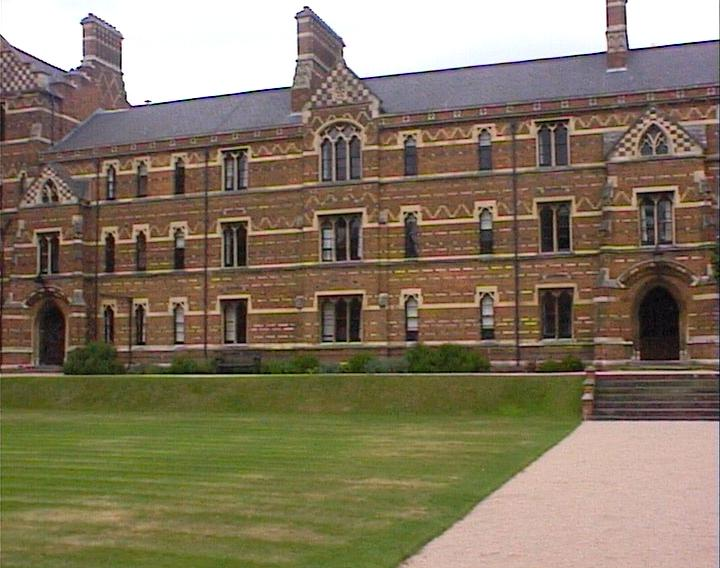
%> input picture src_MATLAB/keble_a.jpg, 720 x 568 px
$ octave --eval "result = pgr_detect_H_m(rgb2gray(imread('keble_a.jpg')));"   (GNU Octave 9; MATLAB toolbox functions it lacks are replaced by stand-ins)
%> lines starting %> are read from the running program, lines starting %| are printed output that depends on the picture; in (x1, y1, x2, y2) boxes, pixels count from 0 and x2, y2 are one past the last pixel; in counts of white or black regions, pixels touching at a corner belong together; the program's own positions count from 1
%%programme pour le detecteur de Harris
function Harris = pgr_detect_H_m(im)

[h,w] = size(im);
%> h = 568; w = 720

[Ix, Iy] = gradient(double(im));
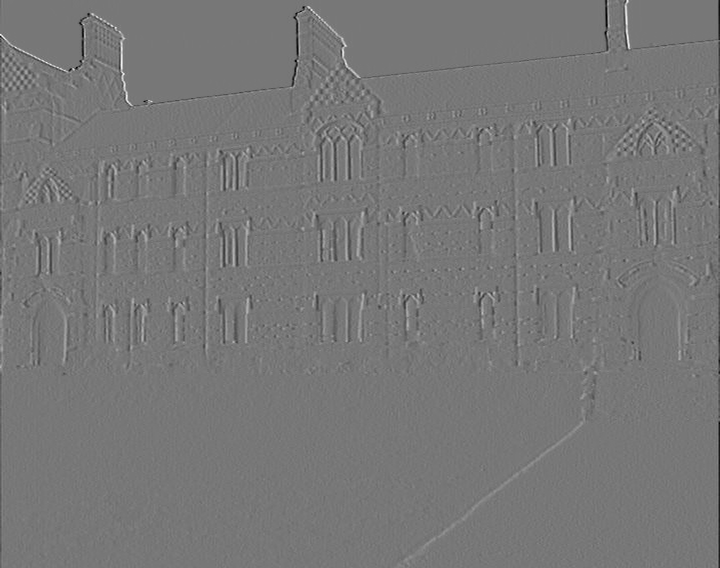
%> Ix: size 568x720 double; min -122, max 138, mean -0.1; drawn with min black and max white
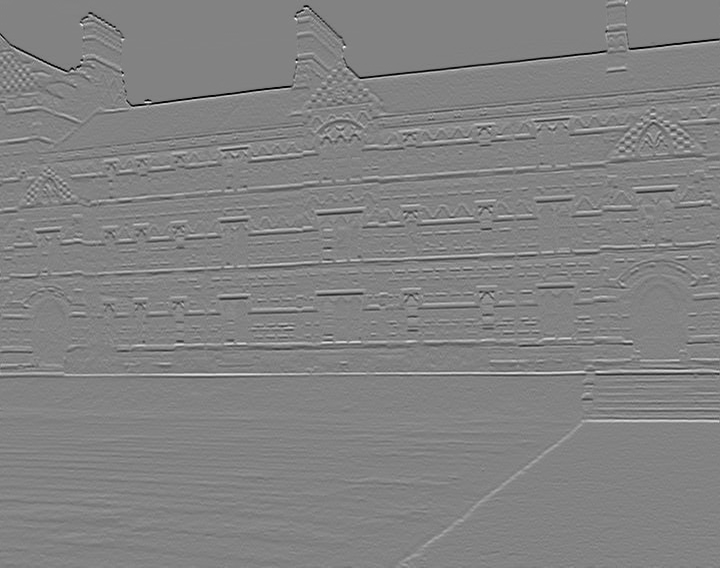
%> Iy: size 568x720 double; min -127, max 120.5, mean -0.2; drawn with min black and max white

%sigma pour la gaussienne : exp( -x²+y²/2sigma² ) qui filtre les gradient
%pour diminuer l'influence du bruit
sigma = 2;

W = fspecial('gaussian', 10, sigma); %filtre gaussien
A = conv2(Ix.^2, W, 'same');
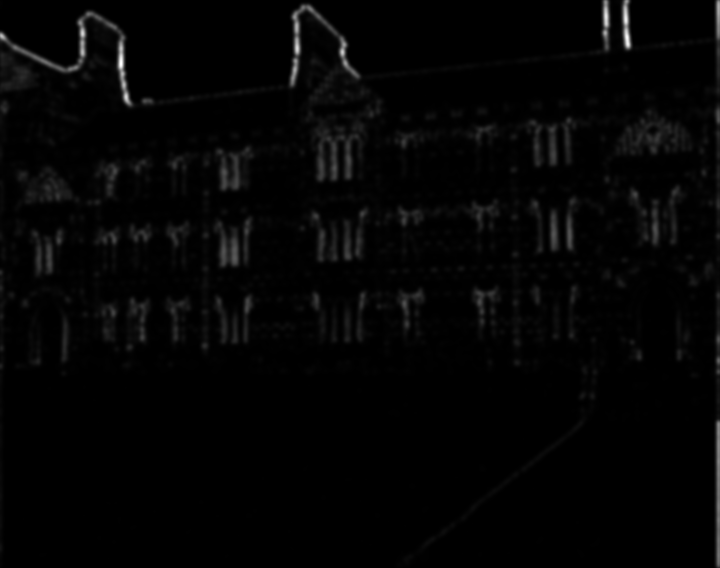
%> A: size 568x720 double; min 0, max 4296, mean 79.4; drawn with min black and max white
B = conv2(Iy.^2, W, 'same');
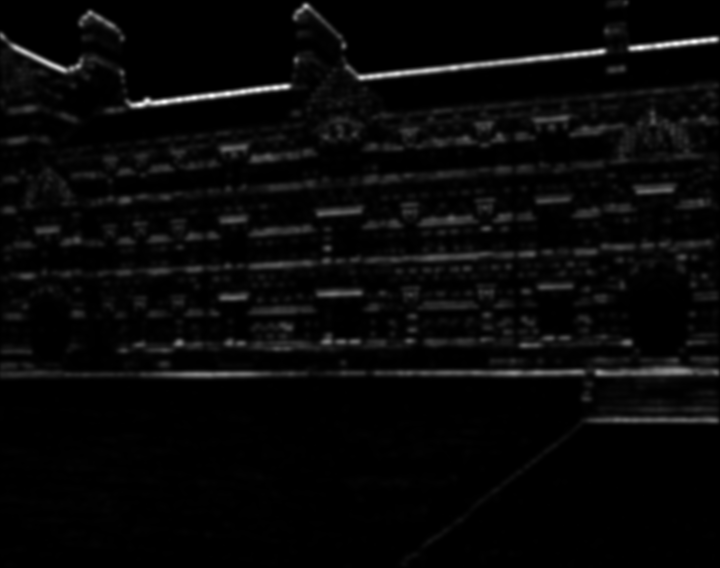
%> B: size 568x720 double; min 0, max 5622, mean 191.3; drawn with min black and max white
C = conv2(Ix.*Iy,W, 'same');
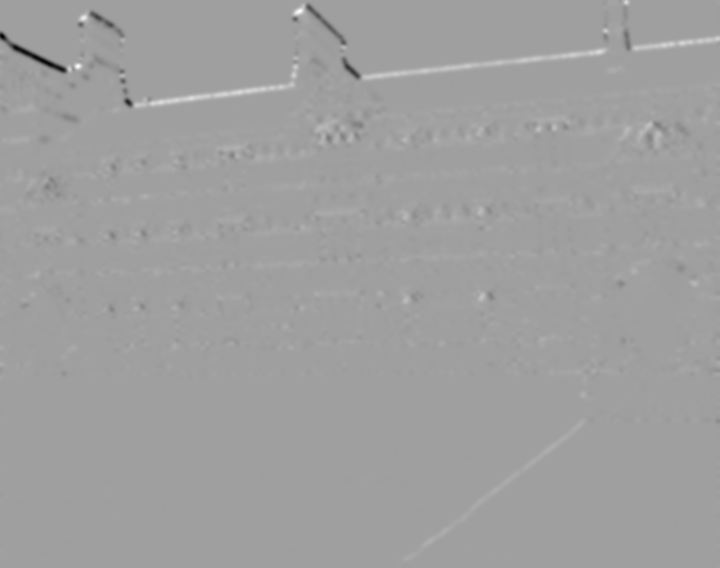
%> C: size 568x720 double; min -2684.6, max 1612.5, mean 4.5; drawn with min black and max white
k = 0.04;

Harris = A.*B - C.^2 - k*(A+B); %critere de Harris

%on cherche les maxima régionaux de Harris car il y a beaucoup de points
%considérés comme des angles au même endroit
H_max = imregionalmax(Harris);
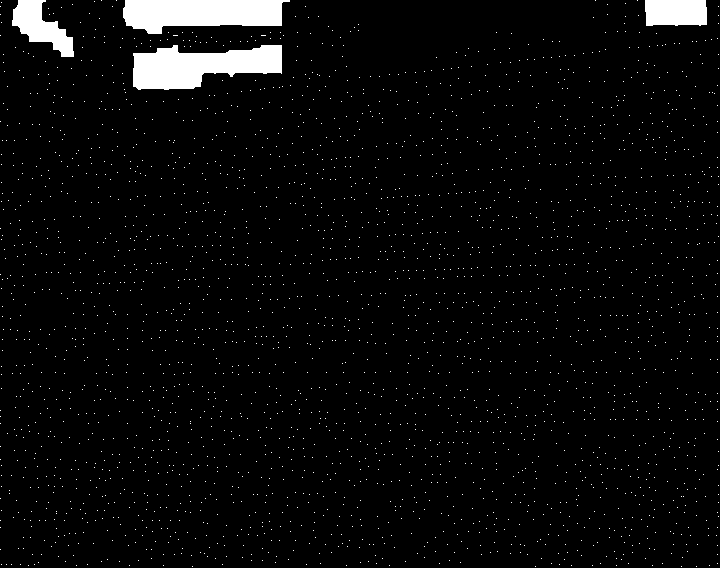
%> H_max: size 568x720 logical; 3.6% white; 2704 white regions (2700 under 20 px), largest, box (x1, y1, x2, y2) and area: (133, 45, 282, 90) 4490, (123, 0, 290, 34) 4261, (12, 0, 74, 57) 1737, (645, 0, 707, 26) 1542
Harris = Harris.*H_max;

%%on élimine les maxima pas assez élevés, c'est à dire ceux qui ne sont pas
%%des coins
threshold = 8e5;
Harris = Harris > threshold;
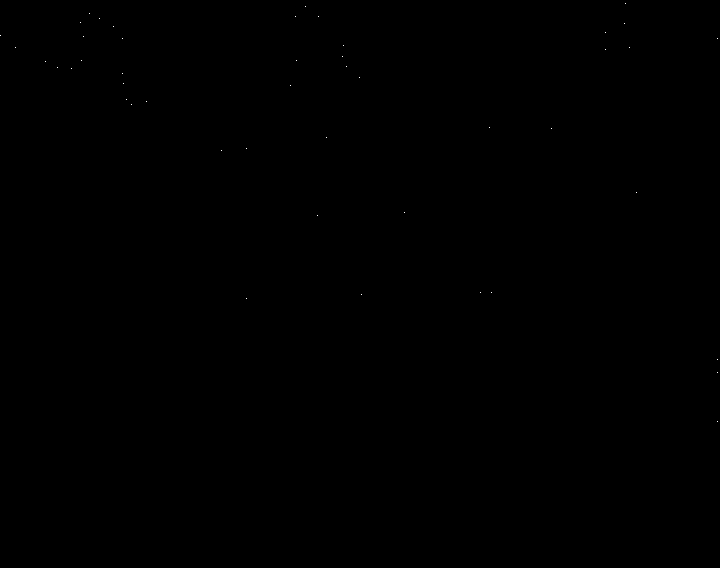
%> Harris: size 568x720 logical; 0.01% white in thin lines or dots, all inside (x1, y1, x2, y2) = (0, 3, 718, 422)


%% a faire dans en dehors de la fonction, dans panorama_auto
% threshold = 8e5;
%
% [i, j] = find (Harris > threshold);
%
% %affichage de l'image avec les coins
% figure(), imagesc(image), colormap gray, hold on, plot(j, i, 'or');

$ run again, on src_MATLAB/keble_b.jpg
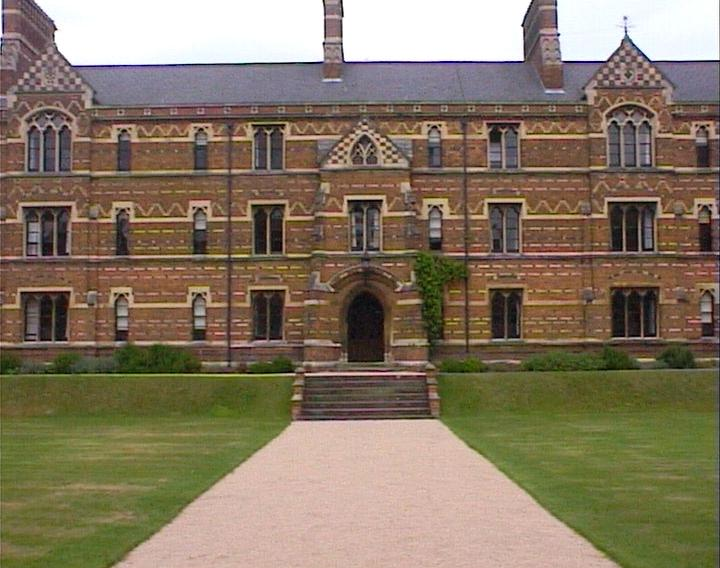
%> input picture src_MATLAB/keble_b.jpg, 720 x 568 px
%> in pgr_detect_H_m, `C = conv2(Ix.*Iy,W, 'same');`:
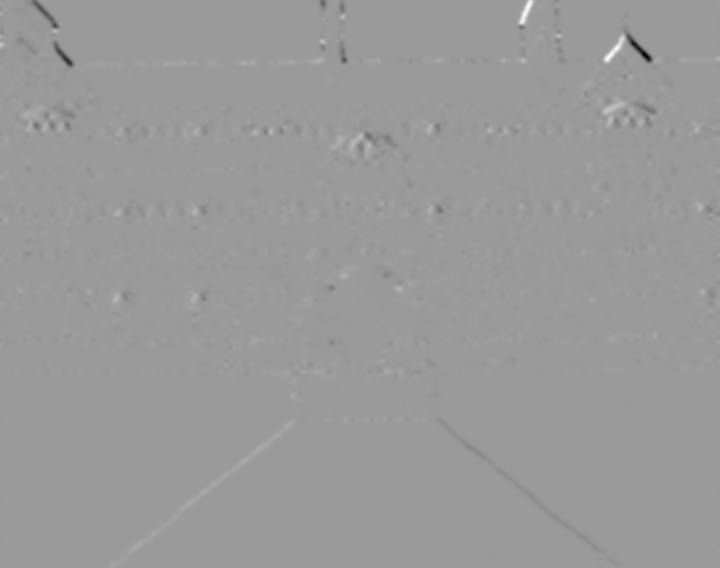
%> C: size 568x720 double; min -2485.1, max 1623.5, mean -1.3; drawn with min black and max white
%> in pgr_detect_H_m, `H_max = imregionalmax(Harris);`:
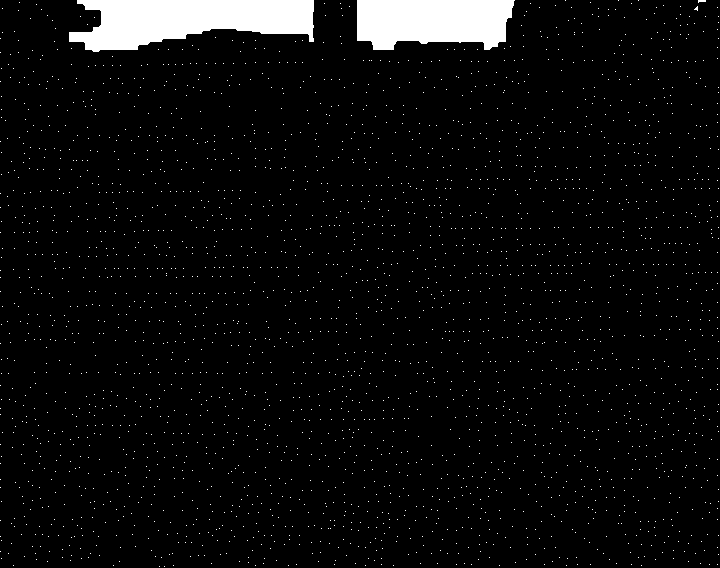
%> H_max: size 568x720 logical; 4.4% white; 2772 white regions (2770 under 20 px), largest, box (x1, y1, x2, y2) and area: (69, 0, 314, 52) 8685, (357, 0, 515, 50) 6635

$ run again, on src_MATLAB/keble_c.jpg
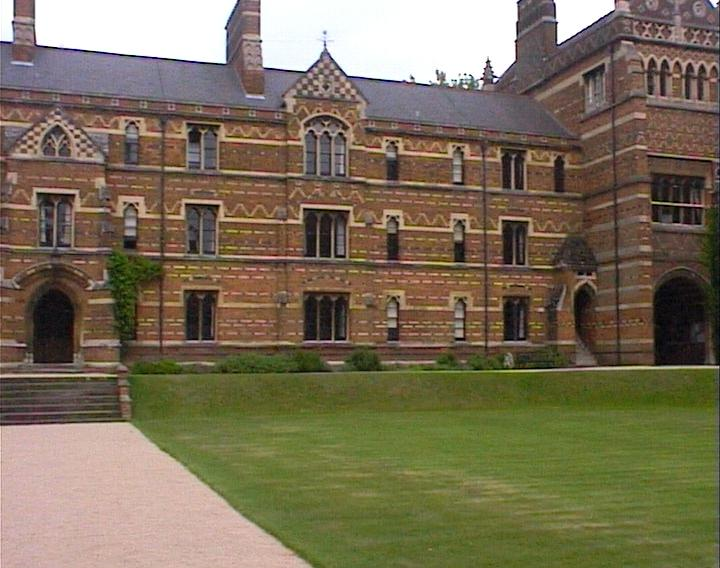
%> input picture src_MATLAB/keble_c.jpg, 720 x 568 px
%> in pgr_detect_H_m, `C = conv2(Ix.*Iy,W, 'same');`:
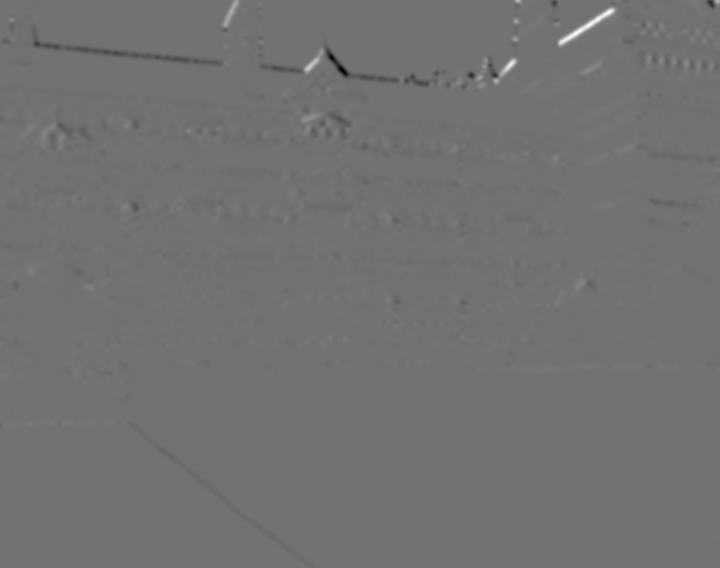
%> C: size 568x720 double; min -2416.2, max 2964, mean -4.7; drawn with min black and max white
%> in pgr_detect_H_m, `H_max = imregionalmax(Harris);`:
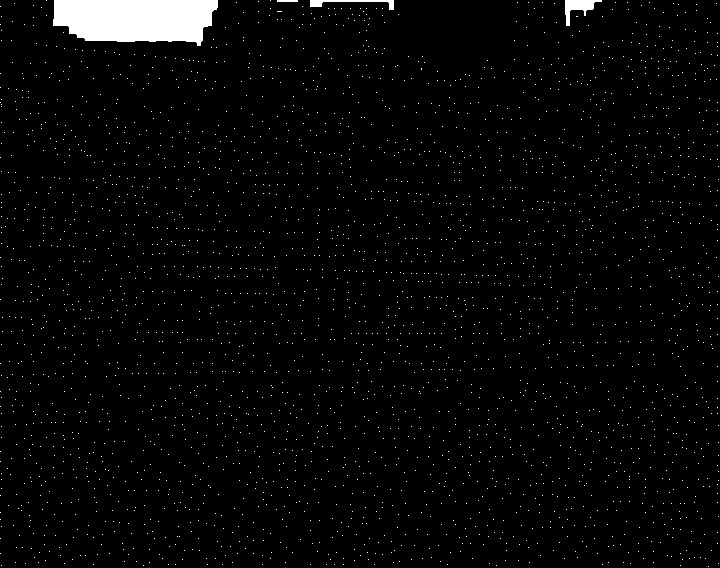
%> H_max: size 568x720 logical; 2.4% white; 2876 white regions (2872 under 20 px), largest, box (x1, y1, x2, y2) and area: (53, 0, 218, 46) 6177, (565, 0, 602, 26) 390, (310, 0, 394, 10) 270, (277, 0, 298, 2) 42
